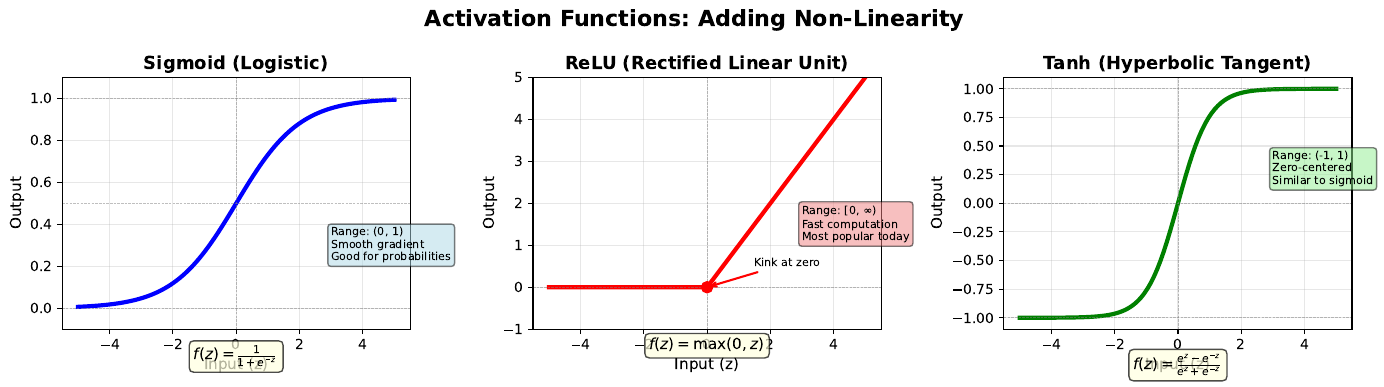

Reproduce this figure in Python.
# ==============================================================================
# Chart: Activation Functions
# Source: https://github.com/Digital-AI-Finance/neural-networks/tree/main/03_activation_functions/
# Author: Digital-AI-Finance
# License: MIT License
# Created: 2025-11-23
# ==============================================================================

"""
Activation Functions

Comparison of step function, sigmoid, ReLU, and tanh activations

Source: https://github.com/Digital-AI-Finance/neural-networks/tree/main/03_activation_functions/
"""

CHART_METADATA = {
    'name': 'Activation Functions',
    'url': 'https://github.com/Digital-AI-Finance/neural-networks/tree/main/03_activation_functions/',
    'author': 'Digital-AI-Finance',
    'license': 'MIT License',
    'created': '2025-11-23',
    'description': 'Comparison of step function, sigmoid, ReLU, and tanh activations'
}

import matplotlib.pyplot as plt
import numpy as np

# Set up the figure with 3 subplots
fig, axes = plt.subplots(1, 3, figsize=(14, 4))
fig.suptitle('Activation Functions: Adding Non-Linearity', fontsize=16, fontweight='bold')

# Generate x values
x = np.linspace(-5, 5, 100)

# 1. Sigmoid Function
ax1 = axes[0]
sigmoid = 1 / (1 + np.exp(-x))
ax1.plot(x, sigmoid, 'b-', linewidth=3, label='Sigmoid')
ax1.axhline(y=0, color='gray', linestyle='--', linewidth=0.5, alpha=0.5)
ax1.axhline(y=1, color='gray', linestyle='--', linewidth=0.5, alpha=0.5)
ax1.axhline(y=0.5, color='gray', linestyle='--', linewidth=0.5, alpha=0.5)
ax1.axvline(x=0, color='gray', linestyle='--', linewidth=0.5, alpha=0.5)
ax1.grid(True, alpha=0.3)
ax1.set_xlabel('Input (z)', fontsize=11)
ax1.set_ylabel('Output', fontsize=11)
ax1.set_title('Sigmoid (Logistic)', fontsize=13, fontweight='bold')
ax1.set_ylim([-0.1, 1.1])

# Add formula
ax1.text(0, -0.25, r'$f(z) = \frac{1}{1+e^{-z}}$', fontsize=11, ha='center',
         bbox=dict(boxstyle='round', facecolor='lightyellow', alpha=0.7))

# Add characteristics
char_text = 'Range: (0, 1)\nSmooth gradient\nGood for probabilities'
ax1.text(3, 0.3, char_text, fontsize=8, ha='left', va='center',
         bbox=dict(boxstyle='round', facecolor='lightblue', alpha=0.5))

# 2. ReLU Function
ax2 = axes[1]
relu = np.maximum(0, x)
ax2.plot(x, relu, 'r-', linewidth=3, label='ReLU')
ax2.axhline(y=0, color='gray', linestyle='--', linewidth=0.5, alpha=0.5)
ax2.axvline(x=0, color='gray', linestyle='--', linewidth=0.5, alpha=0.5)
ax2.grid(True, alpha=0.3)
ax2.set_xlabel('Input (z)', fontsize=11)
ax2.set_ylabel('Output', fontsize=11)
ax2.set_title('ReLU (Rectified Linear Unit)', fontsize=13, fontweight='bold')
ax2.set_ylim([-1, 5])

# Add formula
ax2.text(0, -1.5, r'$f(z) = \max(0, z)$', fontsize=11, ha='center',
         bbox=dict(boxstyle='round', facecolor='lightyellow', alpha=0.7))

# Add characteristics
char_text = 'Range: [0, $\infty$)\nFast computation\nMost popular today'
ax2.text(3, 1.5, char_text, fontsize=8, ha='left', va='center',
         bbox=dict(boxstyle='round', facecolor='lightcoral', alpha=0.5))

# Highlight the kink
ax2.plot(0, 0, 'ro', markersize=8)
ax2.annotate('Kink at zero', xy=(0, 0), xytext=(1.5, 0.5),
            arrowprops=dict(arrowstyle='->', color='red', lw=1.5),
            fontsize=8)

# 3. Tanh Function
ax3 = axes[2]
tanh = np.tanh(x)
ax3.plot(x, tanh, 'g-', linewidth=3, label='Tanh')
ax3.axhline(y=0, color='gray', linestyle='--', linewidth=0.5, alpha=0.5)
ax3.axhline(y=1, color='gray', linestyle='--', linewidth=0.5, alpha=0.5)
ax3.axhline(y=-1, color='gray', linestyle='--', linewidth=0.5, alpha=0.5)
ax3.axvline(x=0, color='gray', linestyle='--', linewidth=0.5, alpha=0.5)
ax3.grid(True, alpha=0.3)
ax3.set_xlabel('Input (z)', fontsize=11)
ax3.set_ylabel('Output', fontsize=11)
ax3.set_title('Tanh (Hyperbolic Tangent)', fontsize=13, fontweight='bold')
ax3.set_ylim([-1.1, 1.1])

# Add formula
ax3.text(0, -1.45, r'$f(z) = \frac{e^z - e^{-z}}{e^z + e^{-z}}$', fontsize=11, ha='center',
         bbox=dict(boxstyle='round', facecolor='lightyellow', alpha=0.7))

# Add characteristics
char_text = 'Range: (-1, 1)\nZero-centered\nSimilar to sigmoid'
ax3.text(3, 0.3, char_text, fontsize=8, ha='left', va='center',
         bbox=dict(boxstyle='round', facecolor='lightgreen', alpha=0.5))

plt.tight_layout()
plt.savefig('activation_functions.pdf', bbox_inches='tight', dpi=300)
print("Chart saved: activation_functions.pdf")

# Source: https://github.com/Digital-AI-Finance/neural-networks/tree/main/03_activation_functions/
